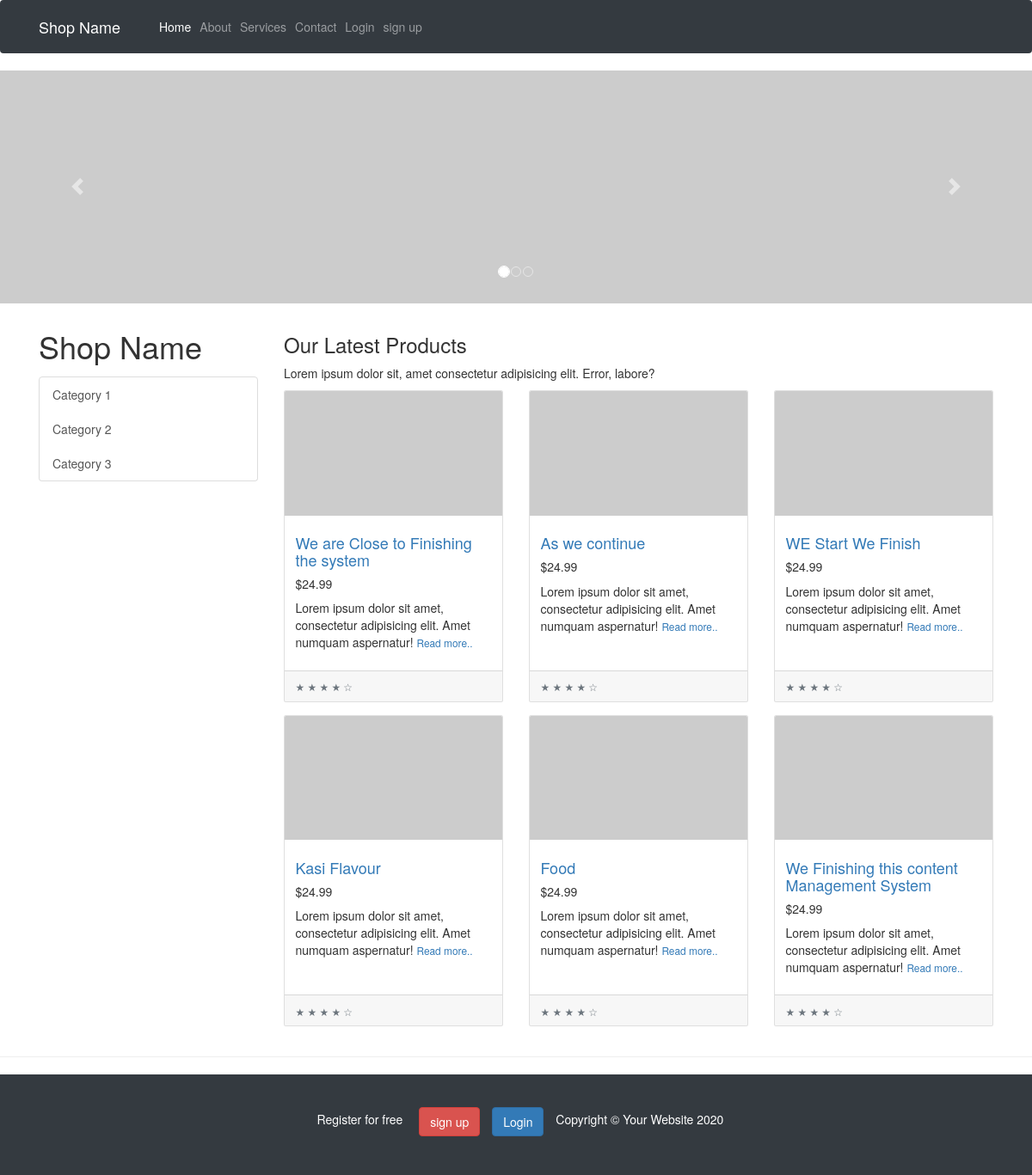
The page / on the database its author committed.
### core/models.py (models this page shows, shortened)
class Core(models.Model):
    title =models.CharField(max_length = 200)
    excerpt = models.TextField(null=True)
    author = models.ForeignKey(User, on_delete=models.CASCADE, related_name='core' )
    slug = models.SlugField(max_length = 100, unique = True)
    update = models.DateTimeField(auto_now = True)
    published = models.DateTimeField(default = timezone.now)
    def get_absolute_url(self):
        return reverse('core:singles', args=[self.slug])
    class Meta :
        ordering = ['-published']

### core/views.py (the view)
# urls.py: path('', views.IndexView.as_view(), name='index'),
class IndexView(ListView):
    model= Core
    template_name= 'core/index.html'
    context_object_name = 'index'

### core/templates/core/index.html (shortened to what this page needs)
{% extends 'core/base.html' %}
{% block content %}
{% include 'core/carousels.html' %}
  <div class="container">
    <div class="row">
      <div class="col-lg-3">
        <h1 class="my-4">Shop Name</h1>
        <div class="list-group">
          <a href="#" class="list-group-item">Category 1</a>
          <a href="#" class="list-group-item">Category 2</a>
          <a href="#" class="list-group-item">Category 3</a>
        </div>
      </div>
      <div class="col-lg-9">
        <h3 class="text-align-center">Our Latest Products</h3>
    <p>Lorem ipsum dolor sit, amet consectetur adipisicing elit. Error, labore?
        <div class="row">
            {% for core in index %}
          <div class="col-lg-4 col-md-6 mb-4">
            <div class="card h-100">
              <a href=""><img class="card-img-top" src="http://placehold.it/700x400" alt=""></a>
              <div class="card-body">
                <h4 class="card-title">
                  <a href="{{ core.get_absolute_url}}">{{core.title}}</a>
                </h4>
                <h5>$24.99</h5>
                <p class="card-text">Lorem ipsum dolor sit amet, consectetur adipisicing elit. Amet numquam aspernatur! <small class="text-muted"><a href="{{ core.get_absolute_url}}">Read more..</a> </small></p></p>
              </div>
              <div class="card-footer">
                <small class="text-muted">&#9733; &#9733; &#9733; &#9733; &#9734;</small>
              </div>
            </div>
          </div>
          {% endfor %}
{% endblock %}

### core/templates/core/base.html (shortened to what this page needs)
<!doctype html>
<html lang="en">
  <head>
    <link rel="stylesheet" href="https://cdn.jsdelivr.net/npm/bootstrap@4.5.3/dist/css/bootstrap.min.css">
   <link rel="stylesheet" href="https://maxcdn.bootstrapcdn.com/bootstrap/3.3.7/css/bootstrap.min.css">
  </head>
  <body>
      {% include 'core/navbar.html' %}
    {%  block content %}
    {% endblock %}
{%  include 'core/footer.html' %}
  </body>
</html>

### core/templates/core/navbar.html (shortened to what this page needs)
  <nav class="navbar navbar-expand-lg navbar-dark bg-dark fixed-top">
    <div class="container">
      <a class="navbar-brand" href="#">Shop Name</a>
      <div class="collapse navbar-collapse" id="navbarResponsive">
        <ul class="navbar-nav mr-auto">
          <li class="nav-item active">
            <a class="nav-link" href="#">Home
            </a>
          </li>
          <li class="nav-item">
            <a class="nav-link" href="#">About</a>
          </li>
          <li class="nav-item">
            <a class="nav-link" href="#">Services</a>
          </li>
          <li class="nav-item">
            <a class="nav-link" href="#">Contact</a>
          </li>
        </ul>
        <ul class="navbar-nav ml-auto">
          <li class="nav-item ">
            {% if user.is_authenticated %}
            <li><a class="nav-link" href=""> {{user.username}} </a></li>
            <li><a class="nav-link" href="{% url 'account_logout' %}"> Logout </a></li>
            {% else %}
           <li><a class="nav-link" href="{% url 'account_login' %}"> Login </a></li>
            <li><a class="nav-link" href="{% url 'account_signup' %}"> sign up </a></li>
            {% endif %}
        </li>
        </ul>
      </div>
    </div>
  </nav>

### core/templates/core/carousels.html (shortened to what this page needs)
        <div id="carouselExampleIndicators" class="carousel slide my-4" data-ride="carousel">
            <ol class="carousel-indicators">
              <li data-target="#carouselExampleIndicators" data-slide-to="0" class="active"></li>
              <li data-target="#carouselExampleIndicators" data-slide-to="1"></li>
              <li data-target="#carouselExampleIndicators" data-slide-to="2"></li>
            </ol>
            <div class="carousel-inner" role="listbox">
              <div class="carousel-item active">
                <img class="d-block img-fluid" src="http://placehold.it/1550x350" alt="First slide">
              </div>
            </div>
            <a class="carousel-control-prev" href="#carouselExampleIndicators" role="button" data-slide="prev">
              <span class="carousel-control-prev-icon" aria-hidden="true"></span>
            </a>
            <a class="carousel-control-next" href="#carouselExampleIndicators" role="button" data-slide="next">
              <span class="carousel-control-next-icon" aria-hidden="true"></span>
            </a>
          </div>

### core/templates/core/footer.html (shortened to what this page needs)
  <hr>
  <footer class="py-5 bg-dark">
    <div class="container">
  <ul class="list-unstyled list-inline text-center py-2">
    <li class="list-inline-item">
      {% if user.is_authenticated %}
      <li><a class="nav-link btn btn-danger btn-rounded" href="{% url 'account_logout' %}"> Logout </a></li>
      {% else %}
      <li class="list-inline-item">
        <h5 class="mb-1 text-white">Register for free</h5>
      </li>
      <li><a class="nav-link btn btn-danger btn-rounded" href="{% url 'account_signup' %}"> sign up </a></li>
     <li><a class="nav-link btn btn-primary btn-rounded" href="{% url 'account_login' %}"> Login </a></li>
      {% endif %}
    </li>
    <li><p class="m-0 text-center text-white">Copyright &copy; Your Website 2020</p></li>
  </ul>
    </div>
  </footer>

### rows shown on the page
Core: title "We are Close to Finishing the system"
Core: title "As we continue"
Core: title "WE Start We Finish"
Core: title "Kasi Flavour"
Core: title "Food"
Core: title "We Finishing this content Management System"
